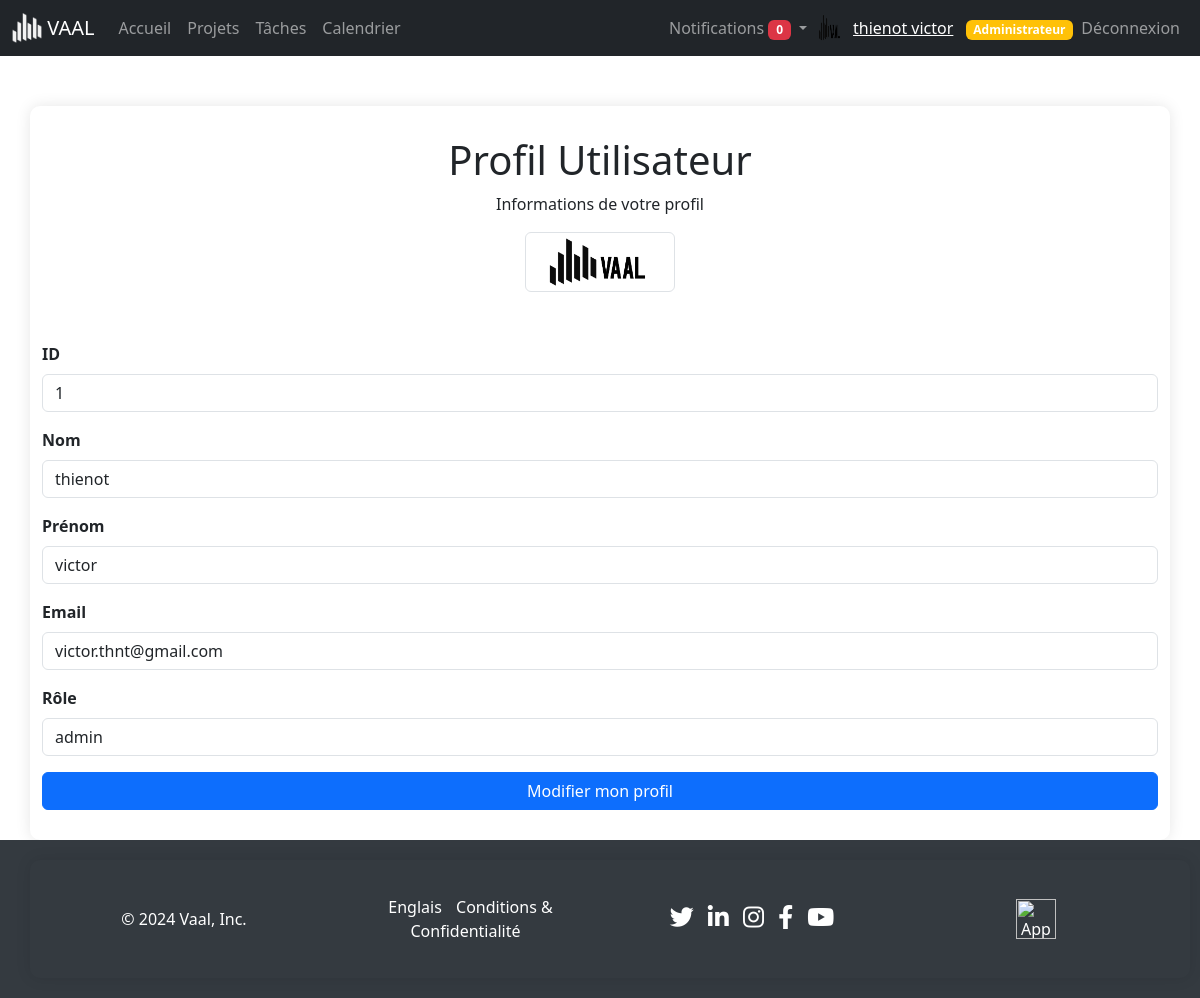
The app's page /views/auth/profile.php (signed in), older data.
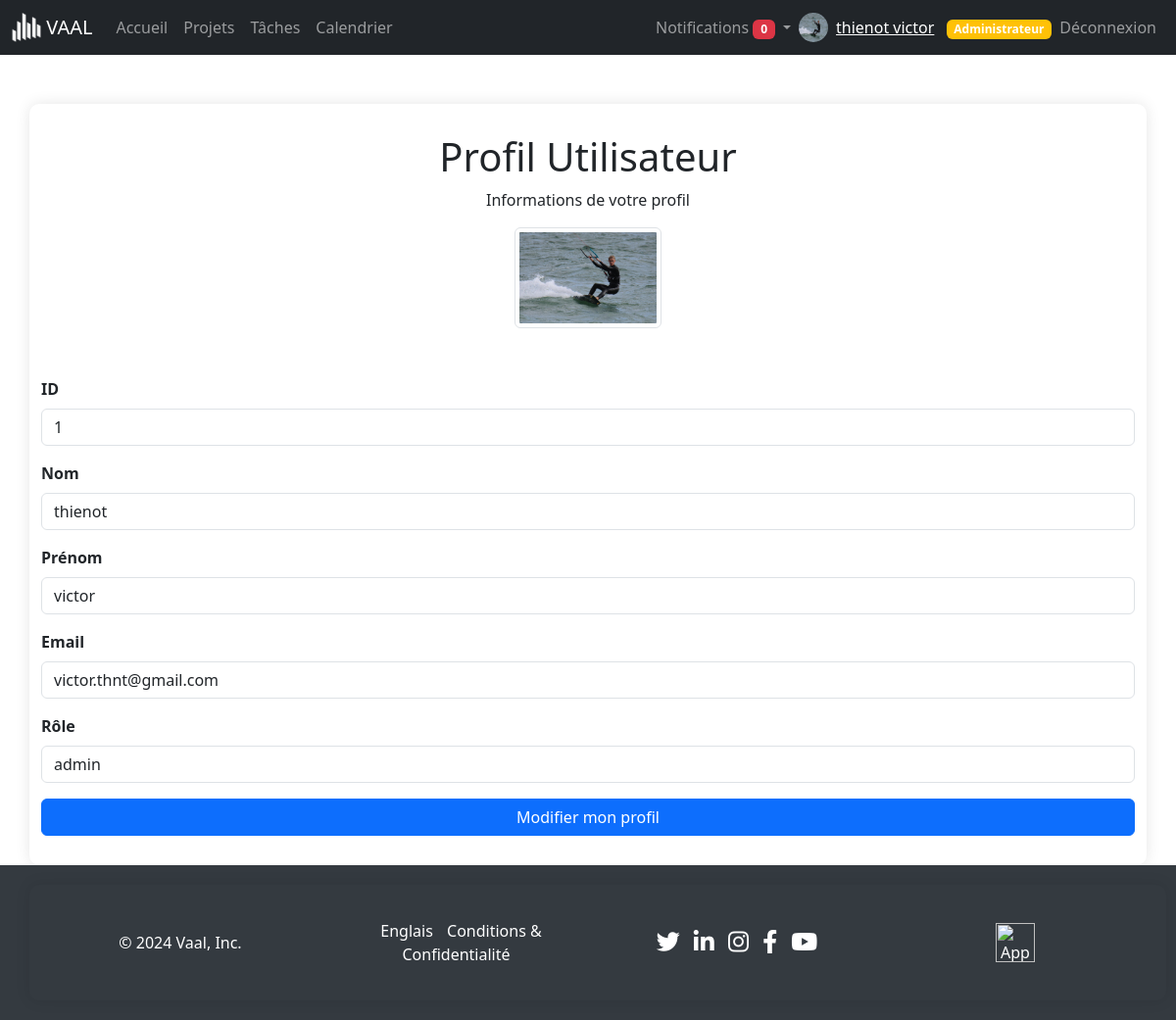
The same page, newer data.
### tables this page shows
CREATE TABLE `users` (
  `id` int(11) NOT NULL,
  `profile` varchar(255) NOT NULL,
  `nom` varchar(50) NOT NULL,
  `prenom` varchar(255) NOT NULL,
  `email` varchar(100) NOT NULL,
  `password` varchar(255) NOT NULL,
  `role` enum('member','manager','admin') DEFAULT 'member',
  `activation` enum('oui','non') NOT NULL DEFAULT 'non'
);

### views/auth/profile.php (the view, shortened to what this page needs)
<?php
include '../../includes/connect.php';
include '../../includes/navbar.php';
$user_id = $_SESSION['user_id'];
$stmt = $pdo->prepare("SELECT id, nom, prenom, email, role, profile FROM Users WHERE id = ?");
$stmt->execute([$user_id]);
$user = $stmt->fetch();
?>
<!DOCTYPE html>
<html lang="fr">
<head>
    <link href="https://cdn.jsdelivr.net/npm/bootstrap@5.3.3/dist/css/bootstrap.min.css" rel="stylesheet">
</head>
<body>
<div class="container">
    <div class="profile-header">
        <h1>Profil Utilisateur</h1>
        <p>Informations de votre profil</p>
        <?php if ($user['profile']): ?>
            <img src="../../<?php echo htmlspecialchars($user['profile']); ?>" alt="Profile Image" class="profile-photo img-thumbnail">
        <?php else: ?>
            <img src="../../assets/images/default-profile.png" alt="Profile Image" class="profile-photo img-thumbnail">
        <?php endif; ?>
    </div>
    <div class="mb-3">
        <label class="form-label">ID</label>
        <p class="form-control"><?php echo htmlspecialchars($user['id']); ?></p>
    </div>
    <div class="mb-3">
        <label class="form-label">Nom</label>
        <p class="form-control"><?php echo htmlspecialchars($user['nom']); ?></p>
    </div>
    <div class="mb-3">
        <label class="form-label">Prénom</label>
        <p class="form-control"><?php echo htmlspecialchars($user['prenom']); ?></p>
    </div>
    <div class="mb-3">
        <label class="form-label">Email</label>
        <p class="form-control"><?php echo htmlspecialchars($user['email']); ?></p>
    </div>
    <div class="mb-3">
        <label class="form-label">Rôle</label>
        <p class="form-control"><?php echo htmlspecialchars($user['role']); ?></p>
    </div>
    <a href="profiledit.php" class="btn btn-primary w-100">Modifier mon profil</a>
</div>
<?php include_once '../../includes/footer.php'; ?>
</body>
</html>

### includes/navbar.php (shortened to what this page needs)
<?php
include $_SERVER['DOCUMENT_ROOT'].'/Project-Management-App/includes/connect.php';
$user_id = $_SESSION['user_id'];
$stmt = $pdo->prepare("SELECT * FROM users WHERE id = ?");
$stmt->execute([$user_id]);
$user = $stmt->fetch(PDO::FETCH_ASSOC);
$notificationsStmt = $pdo->prepare("SELECT * FROM notifications WHERE user_id = ? AND is_read = 0 ORDER BY created_at DESC");
$notificationsStmt->execute([$user_id]);
$notifications = $notificationsStmt->fetchAll();
$notificationCount = count($notifications);
$user_name = htmlspecialchars($user['nom'] . ' ' . $user['prenom']);
$profile_image = !empty($user['profile']) ? $user['profile'] : 'assets/images/default-profile.png';
$user_role = $user['role'];
?>
<nav class="navbar navbar-expand-lg navbar-dark bg-dark">
    <div class="container-fluid">
        <a class="navbar-brand" href="/Project-Management-App/index.php">
            <img src="/Project-Management-App/assets/images/logo_white.png" alt="Logo" width="30" height="30" class="d-inline-block align-top">
            VAAL
        </a>
        <div class="collapse navbar-collapse" id="navbarNav">
            <ul class="navbar-nav me-auto mb-2 mb-lg-0">
                <li class="nav-item">
                    <a class="nav-link" href="/Project-Management-App/dashboard.php">Accueil</a>
                </li>
                <li class="nav-item">
                    <a class="nav-link" href="/Project-Management-App/views/projects/view.php">Projets</a>
                </li>
                <li class="nav-item">
                    <a class="nav-link" href="/Project-Management-App/views/tasks/view.php">Tâches</a>
                </li>
                <li class="nav-item">
                    <a class="nav-link" href="/Project-Management-App/views/calendar/view.php">Calendrier</a>
                </li>
            </ul>
            <ul class="navbar-nav ms-auto mb-2 mb-lg-0 align-items-center">
                <li class="nav-item dropdown">
                    <a class="nav-link dropdown-toggle" href="#" id="notificationsDropdown" role="button" data-bs-toggle="dropdown" aria-expanded="false">
                        Notifications <span class="badge bg-danger"><?php echo $notificationCount; ?></span>
                    </a>
                </li>
                <li class="nav-item d-flex align-items-center">
                    <img src="/Project-Management-App/<?php echo htmlspecialchars($profile_image); ?>" alt="Profile Image" width="30" height="30" class="rounded-circle me-2">
                    <span class="navbar-text">
                        <a href="/Project-Management-App/views/auth/profile.php"><?php echo $user_name; ?></a>
                        <?php if ($user_role === 'admin'): ?>
                            <span class="badge bg-warning text-dark ms-2"><a href="/Project-Management-App/dashboard_admin.php" style="text-decoration: none;">Administrateur</a></span>
                        <?php endif; ?>
                    </span>
                </li>
                <li class="nav-item">
                    <a class="nav-link" href="/Project-Management-App/includes/logout.php">Déconnexion</a>
                </li>
            </ul>
        </div>
    </div>
</nav>

Row changes from the older to the newer data that the page shows:
changed users "thienot victor": profile: a different picture
